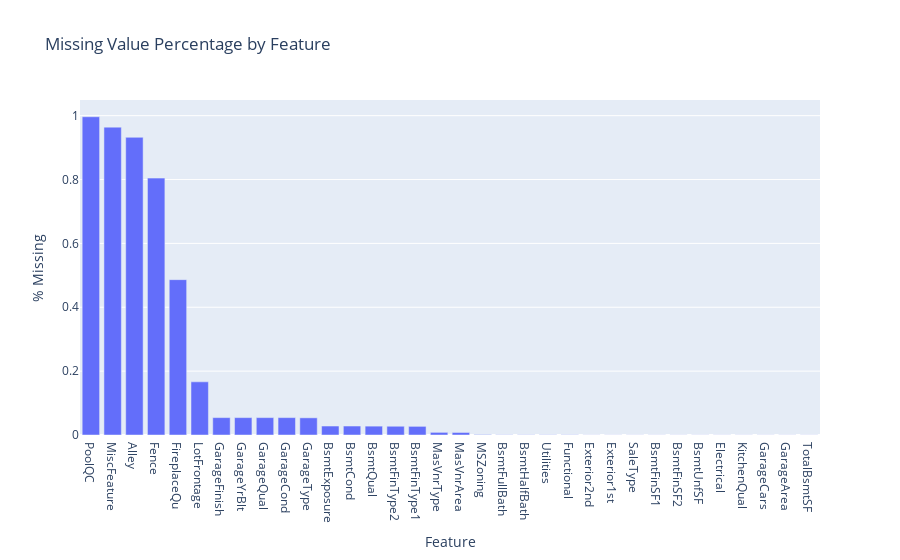

Here is the notebook cell this chart was saved with:
### Code cell
#evaluate missing values

def graph_missing_values(df):
    missing_values = (df.isnull().sum() / len(df))
    missing_values = missing_values[missing_values > 0].sort_values(ascending=False)

    missing_value_df = pd.DataFrame(missing_values, columns=['Missing pct'])

    fig = go.Figure()

    fig.add_trace(go.Bar(
        x=missing_value_df.index,
        y=missing_value_df['Missing pct'].values
    ))

    fig.update_layout(title='Missing Value Percentage by Feature', xaxis_title='Feature', yaxis_title='% Missing')

    if missing_value_df.empty:
        print("No Missing Values")
    else: return fig

fig = graph_missing_values(comb_df)

fig.show()

### Figure 1 — Plotly figure (JSON) as saved in the notebook; plotly's stock layout.template omitted (floating-point values rounded to 4 significant figures)
{"data": [{"type": "bar", "x": ["PoolQC", "MiscFeature", "Alley", "Fence", "FireplaceQu", "LotFrontage", "GarageFinish", "GarageYrBlt", "GarageQual", "GarageCond", "GarageType", "BsmtExposure", "BsmtCond", "BsmtQual", "BsmtFinType2", "BsmtFinType1", "MasVnrType", "MasVnrArea", "MSZoning", "BsmtFullBath", "BsmtHalfBath", "Utilities", "Functional", "Exterior2nd", "Exterior1st", "SaleType", "BsmtFinSF1", "BsmtFinSF2", "BsmtUnfSF", "Electrical", "KitchenQual", "GarageCars", "GarageArea", "TotalBsmtSF"], "y": [0.9966, 0.964, 0.9322, 0.8044, 0.4865, 0.1665, 0.05447, 0.05447, 0.05447, 0.05447, 0.05379, 0.02809, 0.02809, 0.02775, 0.02741, 0.02706, 0.008222, 0.007879, 0.00137, 0.0006852, 0.0006852, 0.0006852, 0.0006852, 0.0003426, 0.0003426, 0.0003426, 0.0003426, 0.0003426, 0.0003426, 0.0003426, 0.0003426, 0.0003426, 0.0003426, 0.0003426]}], "layout": {"title": {"text": "Missing Value Percentage by Feature"}, "xaxis": {"title": {"text": "Feature"}}, "yaxis": {"title": {"text": "% Missing"}}}}
